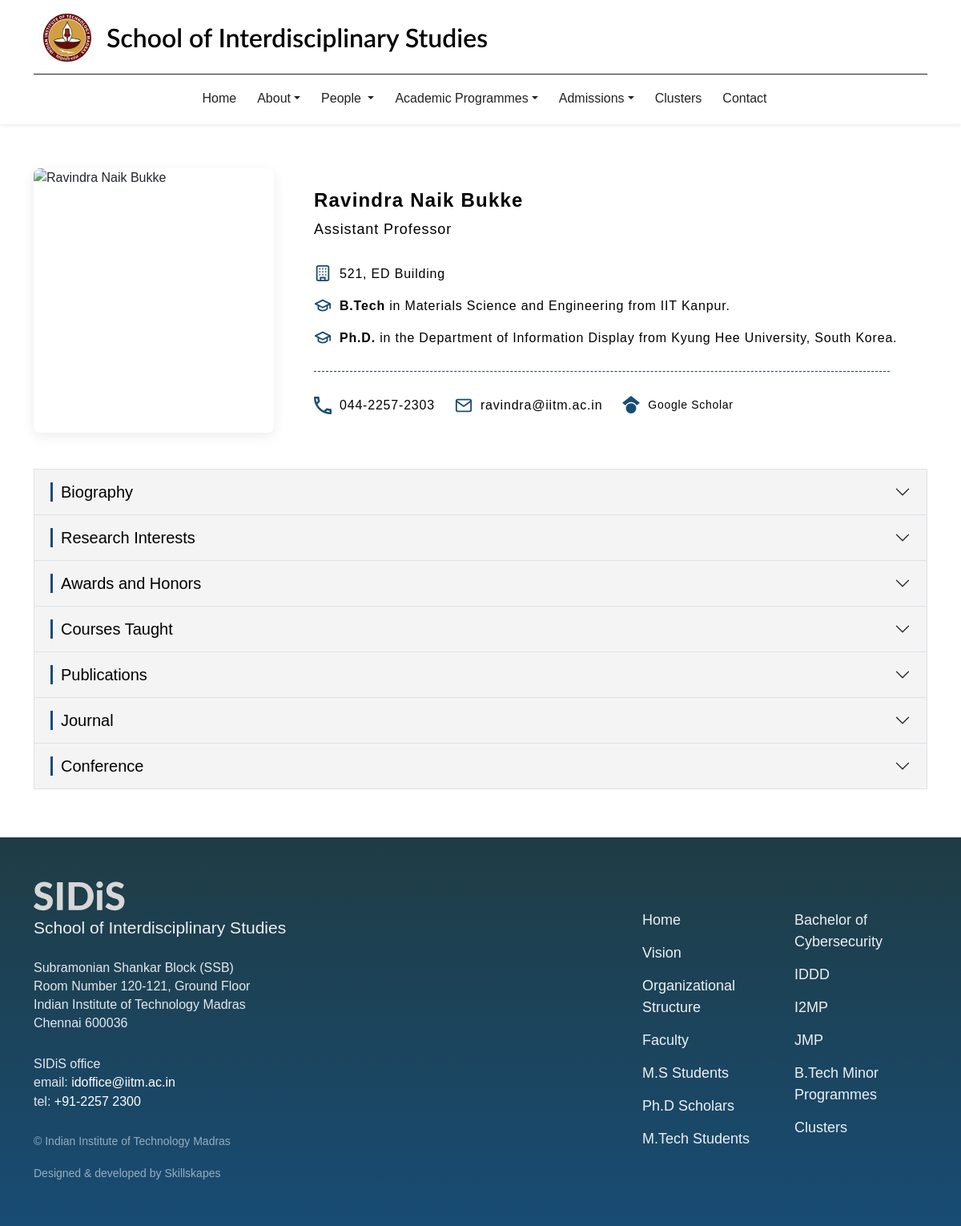
Page /innerfaculty.php?id=153 on the committed database.
### tables this page shows
CREATE TABLE `faculty` (
  `id` int UNSIGNED NOT NULL,
  `cluster_id` varchar(255) DEFAULT NULL,
  `coordinator_role` varchar(150) DEFAULT NULL,
  `coordinator_programme` varchar(255) DEFAULT NULL,
  `coordinator_order` int NOT NULL DEFAULT '0',
  `name` varchar(150) NOT NULL,
  `honors` varchar(255) DEFAULT NULL,
  `lname` varchar(500) NOT NULL DEFAULT '',
  `ldap` varchar(255) NOT NULL DEFAULT '',
  `image` varchar(255) NOT NULL,
  `department` varchar(200) NOT NULL,
  `stream` varchar(10) DEFAULT '',
  `designation` varchar(100) NOT NULL,
  `specialization` varchar(255) NOT NULL DEFAULT '',
  `email` varchar(150) NOT NULL,
  `office` varchar(500) NOT NULL DEFAULT '',
  `phone` varchar(250) NOT NULL DEFAULT '',
  `bach` varchar(1000) NOT NULL DEFAULT '',
  `mast` varchar(1000) NOT NULL DEFAULT '',
  `phd` varchar(1000) NOT NULL DEFAULT '',
  `bachc` varchar(1000) NOT NULL DEFAULT '',
  `mastc` varchar(1000) NOT NULL DEFAULT '',
  `phdc` varchar(1000) NOT NULL DEFAULT '',
  `about1` longtext NOT NULL,
  `resrch` longtext NOT NULL,
  `award` longtext NOT NULL,
  `curcourse` longtext NOT NULL,
  `precourse` longtext NOT NULL,
  `publication` longtext NOT NULL,
  `otherinfo` longtext NOT NULL,
  `crstaught` longtext NOT NULL,
  `admnres` longtext NOT NULL,
  `prfsnmem` longtext NOT NULL,
  `journal` longtext NOT NULL,
  `conference` longtext NOT NULL,
  `patent` longtext NOT NULL,
  `books` longtext NOT NULL,
  `resrchgrp` varchar(500) NOT NULL DEFAULT '',
  `lablink` varchar(200) NOT NULL DEFAULT '',
  `scopuslink` varchar(255) NOT NULL DEFAULT '',
  `cv` varchar(500) NOT NULL DEFAULT '',
  `cvpdf` varchar(500) NOT NULL DEFAULT '',
  `student` longtext NOT NULL,
  `studentlink` varchar(200) NOT NULL DEFAULT '',
  `Experience` longtext NOT NULL,
  `personal_page` varchar(500) DEFAULT NULL,
  `display_order` int NOT NULL DEFAULT '0',
  `status` tinyint(1) NOT NULL DEFAULT '1',
  `created_at` timestamp NOT NULL DEFAULT CURRENT_TIMESTAMP,
  `updated_at` timestamp NOT NULL DEFAULT CURRENT_TIMESTAMP ON UPDATE CURRENT_TIMESTAMP,
  `top_section` tinyint(1) NOT NULL DEFAULT '0',
  `top_order` int NOT NULL DEFAULT '0',
  `page_type` enum('inner','personal') NOT NULL DEFAULT 'personal'
);

### innerfaculty.php (the view, shortened to what this page needs)
<?php
require_once __DIR__ . '/config.php';
$facr = null;
$facultyId = isset($_GET['id']) ? (int)$_GET['id'] : 0;
$fname = isset($_GET['fname']) ? trim($_GET['fname']) : '';
$ldap = isset($_GET['ldap']) ? trim($_GET['ldap']) : '';
if ($facultyId > 0) {
    $stmt = $pdo->prepare("SELECT * FROM faculty WHERE id = :id AND status = 1 LIMIT 1");
    $stmt->execute([':id' => $facultyId]);
    $facr = $stmt->fetch(PDO::FETCH_ASSOC);
} elseif (!empty($ldap)) {
    $stmt = $pdo->prepare("SELECT * FROM faculty WHERE ldap = :ldap AND status = 1 LIMIT 1");
    $stmt->execute([':ldap' => $ldap]);
    $facr = $stmt->fetch(PDO::FETCH_ASSOC);
} elseif (!empty($fname)) {
    $stmt = $pdo->prepare("SELECT * FROM faculty WHERE (name = :fname OR CONCAT(name, ' ', lname) = :fname) AND status = 1 LIMIT 1");
    $stmt->execute([':fname' => $fname]);
    $facr = $stmt->fetch(PDO::FETCH_ASSOC);
}
$cleanEmail = str_replace(['[at]', '[.]', '(at)', '(dot)'], ['@', '.', '@', '.'], $facr['email'] ?? '');
$indPublications = [];
$journalPublications = [];
$confPublications = [];
try {
    $pubStmt = $pdo->prepare("SELECT * FROM indpublication WHERE (id = :fac_id OR faculty_id = :fac_id) ORDER BY year DESC, pub_id DESC");
    $pubStmt->execute([':fac_id' => $facr['id']]);
    $indPublications = $pubStmt->fetchAll(PDO::FETCH_ASSOC);
} catch (Exception $e) {
    $indPublications = [];
}
try {
    $journalStmt = $pdo->prepare("SELECT * FROM journalpub WHERE (id = :fac_id OR faculty_id = :fac_id) ORDER BY year DESC, pub_id DESC");
    $journalStmt->execute([':fac_id' => $facr['id']]);
    $journalPublications = $journalStmt->fetchAll(PDO::FETCH_ASSOC);
} catch (Exception $e) {
    $journalPublications = [];
}
try {
    $confStmt = $pdo->prepare("SELECT * FROM confrncepub WHERE (id = :fac_id OR faculty_id = :fac_id) ORDER BY year DESC, pub_id DESC");
    $confStmt->execute([':fac_id' => $facr['id']]);
    $confPublications = $confStmt->fetchAll(PDO::FETCH_ASSOC);
} catch (Exception $e) {
    $confPublications = [];
}
include('header.php');
?>
<div class="faculty-top-wrapper">
    <div class="container">
        <div class="frame-162">
            <?php
            $imgSrc = 'images/faculty/' . (!empty($facr['image']) ? $facr['image'] : 'dummy.png');
            if (!file_exists(__DIR__ . '/' . $imgSrc)) {
                $imgSrc = 'images/faculty/dummy.png';
            }
            ?>
            <img class="civil-engg-manu-santhanam-4"
                 src="<?php echo htmlspecialchars($imgSrc, ENT_QUOTES, 'UTF-8'); ?>"
                 alt="<?php echo htmlspecialchars($facr['name'], ENT_QUOTES, 'UTF-8'); ?>" />
            <div class="frame-88">
                <div class="frame-87">
                    <div class="frame-82">
                        <div class="ravindra-naik-bukke">
                            <?php echo htmlspecialchars($facr['name'], ENT_QUOTES, 'UTF-8'); ?>
                        </div>
                        <div class="assistant-professor">
                            <?php echo htmlspecialchars($facr['designation'], ENT_QUOTES, 'UTF-8'); ?>
                        </div>
                    </div>
                    <div class="frame-161">
                        <?php if (!empty($facr['office'])): ?>
                            <div class="frame-83">
                                <div class="frame-81">
                                    <img class="heroicons-building-office" src="images/faculty/icons/building.svg" alt="Office" />
                                    <div class="_521-ed-building">
                                        <?php echo htmlspecialchars($facr['office'], ENT_QUOTES, 'UTF-8'); ?>
                                    </div>
                                </div>
                            </div>
                        <?php endif; ?>
                        <?php if (!empty($facr['bach']) || !empty($facr['bachc'])): ?>
                            <div class="frame-84">
                                <div class="frame-81">
                                    <img class="vector" src="images/faculty/icons/education.svg" alt="Bachelor" />
                                    <div class="b-tech-in-materials-science-and-engineering-from-iit-kanpur">
                                        <?php if (!empty($facr['bach'])): ?><strong><?php echo htmlspecialchars($facr['bach'], ENT_QUOTES, 'UTF-8'); ?></strong> <?php endif; ?>
                                        <?php echo htmlspecialchars($facr['bachc'], ENT_QUOTES, 'UTF-8'); ?>
                                    </div>
                                </div>
                            </div>
                        <?php endif; ?>
                        <?php if (!empty($facr['phd']) || !empty($facr['phdc'])): ?>
                            <div class="frame-85">
                                <div class="frame-81">
                                    <img class="vector2" src="images/faculty/icons/education.svg" alt="PhD" />
                                    <div class="ph-d-in-the-department-of-information-display-from-kyung-hee-university-south-korea">
                                        <?php if (!empty($facr['phd'])): ?><strong><?php echo htmlspecialchars($facr['phd'], ENT_QUOTES, 'UTF-8'); ?></strong> <?php endif; ?>
                                        <?php echo htmlspecialchars($facr['phdc'], ENT_QUOTES, 'UTF-8'); ?>
                                    </div>
                                </div>
                            </div>
                        <?php endif; ?>
                    </div>
                </div>
                <div class="line-17"></div>
                <div class="frame-852">
                    <?php if (!empty($facr['phone'])): ?>
                        <div class="frame-842">
                            <img class="ic-outline-call" src="images/faculty/icons/phone.svg" alt="Phone" />
                            <div class="_044-2257-2303">
                                <a href="tel:<?php echo htmlspecialchars($facr['phone'], ENT_QUOTES, 'UTF-8'); ?>">
                                    <?php echo htmlspecialchars($facr['phone'], ENT_QUOTES, 'UTF-8'); ?>
                                </a>
                            </div>
                        </div>
                    <?php endif; ?>
                    <?php if (!empty($cleanEmail)): ?>
                        <div class="frame-853">
                            <img class="material-symbols-mail-outline" src="images/faculty/icons/mail.svg" alt="Mail" />
                            <div class="ravindra-iitm-ac-in">
                                <a href="mailto:<?php echo htmlspecialchars($cleanEmail, ENT_QUOTES, 'UTF-8'); ?>">
                                    <?php echo htmlspecialchars($cleanEmail, ENT_QUOTES, 'UTF-8'); ?>
                                </a>
                            </div>
                        </div>
                    <?php endif; ?>
                    <?php if (!empty($facr['scopuslink'])): ?>
                        <div class="frame-872">
                            <img class="fa-6-brands-google-scholar" src="images/faculty/icons/scholar.svg" alt="Google Scholar" />
                            <div class="google-scholar">
                                <a href="<?php echo htmlspecialchars($facr['scopuslink'], ENT_QUOTES, 'UTF-8'); ?>" target="_blank" rel="noopener noreferrer">
                                    Google Scholar
                                </a>
                            </div>
                        </div>
                    <?php endif; ?>
                </div>
            </div>
        </div>
    </div>
</div>
<div class="faculty-accordion-wrapper">
    <div class="container">
        <div class="accordion" id="accordionExample">
            <?php if (!empty($facr['about1'])): ?>
                <div class="accordion-item">
                    <h2 class="accordion-header" id="headingBio">
                        <button class="accordion-button collapsed" type="button" data-bs-toggle="collapse" data-bs-target="#collapseBio" aria-expanded="false" aria-controls="collapseBio">
                            <span class="acc-bar">Biography</span>
                        </button>
                    </h2>
                </div>
            <?php endif; ?>
            <?php if (!empty($facr['resrch'])): ?>
                <div class="accordion-item">
                    <h2 class="accordion-header" id="headingResearch">
                        <button class="accordion-button collapsed" type="button" data-bs-toggle="collapse" data-bs-target="#collapseResearch" aria-expanded="false" aria-controls="collapseResearch">
                            <span class="acc-bar">Research Interests</span>
                        </button>
                    </h2>
                </div>
            <?php endif; ?>
            <?php if (!empty($facr['award'])): ?>
                <div class="accordion-item">
                    <h2 class="accordion-header" id="headingAwards">
                        <button class="accordion-button collapsed" type="button" data-bs-toggle="collapse" data-bs-target="#collapseAwards" aria-expanded="false" aria-controls="collapseAwards">
                            <span class="acc-bar">Awards and Honors</span>
                        </button>
                    </h2>
                </div>
            <?php endif; ?>
            <?php
            $courseContent = !empty($facr['crstaught']) ? $facr['crstaught'] : (!empty($facr['curcourse']) ? $facr['curcourse'] : '');
            if (!empty($courseContent)):
            ?>
                <div class="accordion-item">
                    <h2 class="accordion-header" id="headingCourses">
                        <button class="accordion-button collapsed" type="button" data-bs-toggle="collapse" data-bs-target="#collapseCourses" aria-expanded="false" aria-controls="collapseCourses">
                            <span class="acc-bar">Courses Taught</span>
                        </button>
                    </h2>
                </div>
            <?php endif; ?>
            <?php if (!empty($indPublications) || !empty(trim($facr['publication'] ?? ''))): ?>
                <div class="accordion-item">
                    <h2 class="accordion-header" id="headingPublications">
                        <button class="accordion-button collapsed" type="button" data-bs-toggle="collapse" data-bs-target="#collapsePublications" aria-expanded="false" aria-controls="collapsePublications">
                            <span class="acc-bar">Publications</span>
                        </button>
                    </h2>
                </div>
            <?php endif; ?>
            <?php if (!empty($journalPublications) || !empty(trim($facr['journal'] ?? ''))): ?>
                <div class="accordion-item">
                    <h2 class="accordion-header" id="headingJournals">
                        <button class="accordion-button collapsed" type="button" data-bs-toggle="collapse" data-bs-target="#collapseJournals" aria-expanded="false" aria-controls="collapseJournals">
                            <span class="acc-bar">Journal</span>
                        </button>
                    </h2>
                </div>
            <?php endif; ?>
            <?php if (!empty($confPublications) || !empty(trim($facr['conference'] ?? ''))): ?>
                <div class="accordion-item">
                    <h2 class="accordion-header" id="headingConferences">
                        <button class="accordion-button collapsed" type="button" data-bs-toggle="collapse" data-bs-target="#collapseConferences" aria-expanded="false" aria-controls="collapseConferences">
                            <span class="acc-bar">Conference</span>
                        </button>
                    </h2>
                </div>
            <?php endif; ?>
        </div>
    </div>
</div>
<?php include('footer.php'); ?>

### style.css (style rules this page uses)
body { font-family: 'Inter', sans-serif; }

### rows in the picture
faculty: name "Ravindra Naik Bukke", designation "Assistant Professor", office "521, ED Building", bach "B.Tech", bachc "in Materials Science and Engineering from IIT Kanpur.", phd "Ph.D.", phdc "in the Department of Information Display from Kyung Hee University, South Korea.", phone "044-2257-2303", email "ravindra@iitm.ac.in"
